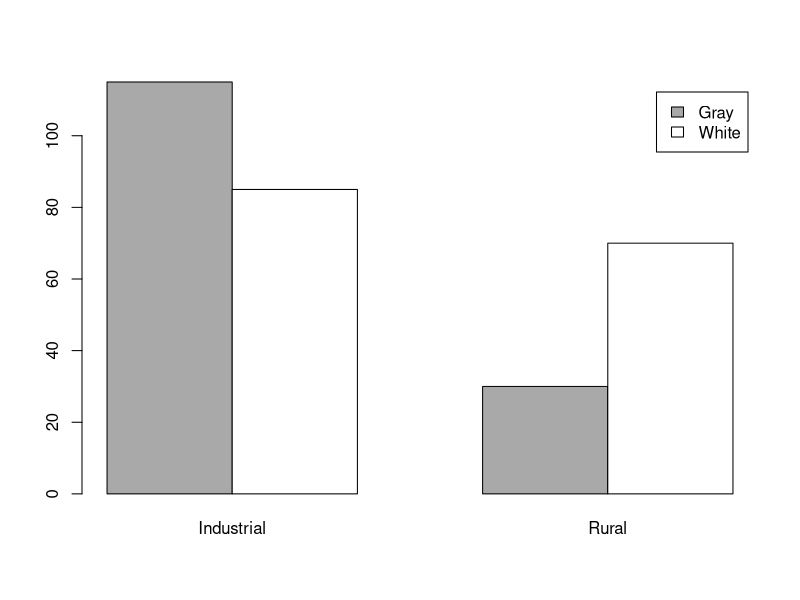
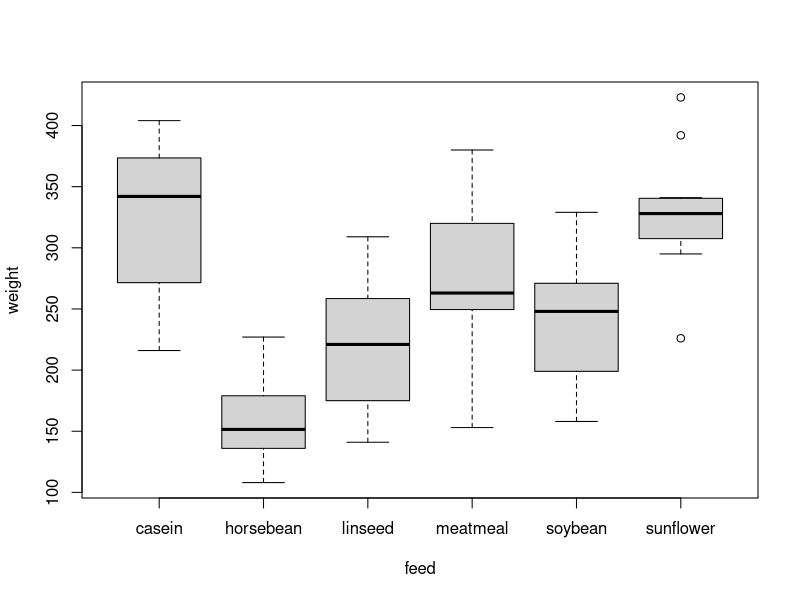

Write the R code that produced these figures, in order.
## ---- chunk 1
mat=matrix(c(115, 85, 30, 70), nrow=2, dimnames = list(c("Gray", "White"),c("Industrial ", "Rural")))
knitr::kable(mat, format="markdown", align='l', longtable=F)
## ---- chunk 2
moths=matrix(c(115, 30, 85, 70), nrow=2, byrow=TRUE, dimnames=list(c("Gray", "White"), c("Industrial", "Rural")))
moths
## ---- chunk 3
barplot(moths, beside=TRUE, legend=TRUE, col=c("darkgray", "white"))
## ---- chunk 4
chisq.test(moths)
## ---- chunk 5
?chickwts #This will give you a help file that includes information about the dataset. 
head(chickwts)
## ---- chunk 6
plot(weight~feed,data=chickwts)
## ---- chunk 7
aov.mod=aov(weight~feed, data=chickwts) 
summary(aov.mod)
